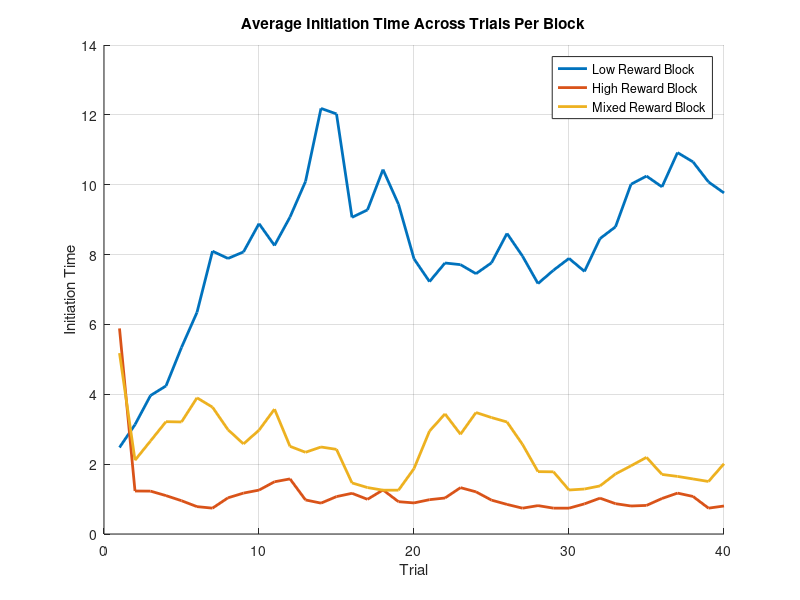
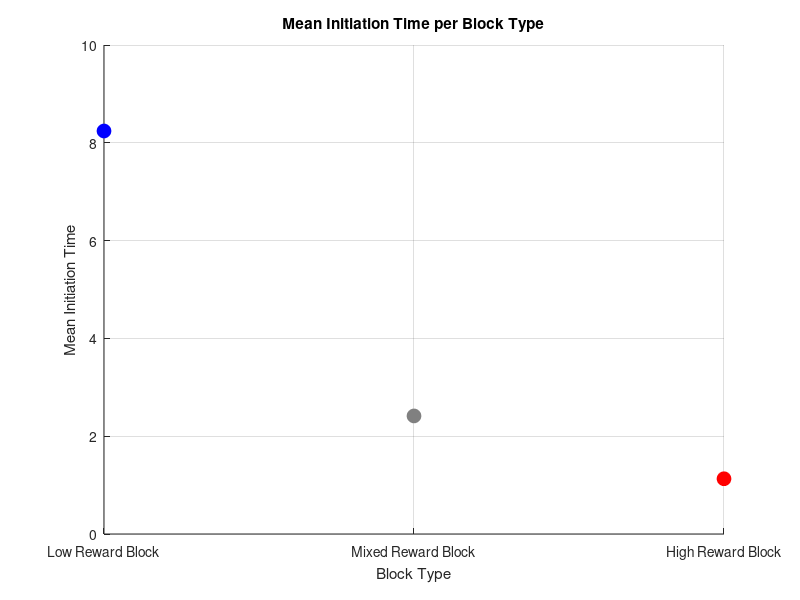
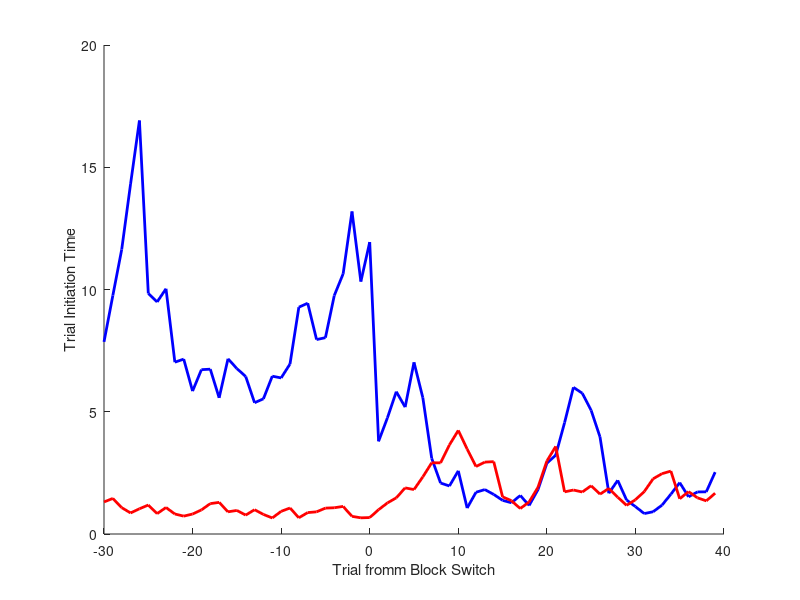
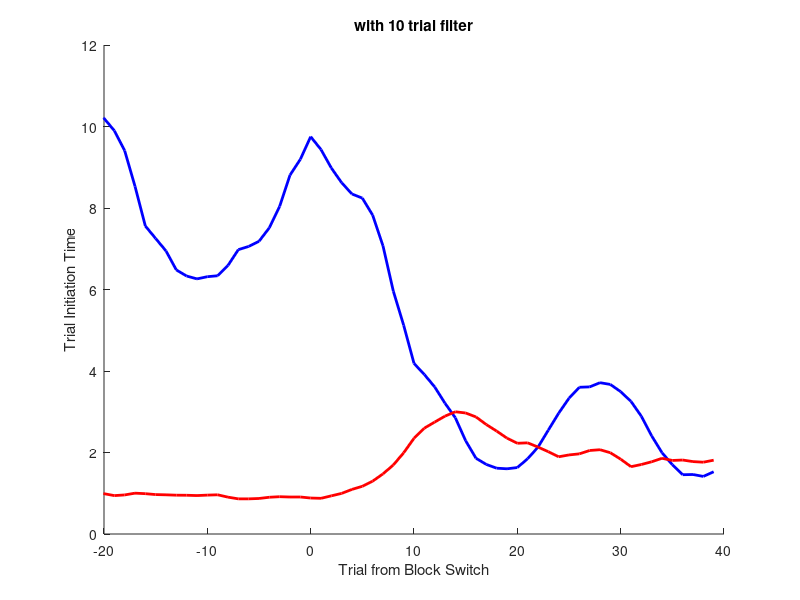

Write MATLAB code to recreate these figures, in order. (Note: this script raises an error after producing the figures.)
clearvars 

%% Task Parameters
runs = 5; %how many times it will go through each trial block

num_blocks = 3;
low_rewards = [5 10 20]; %possible rewards in the low reward block
high_rewards = [20 40 80]; %possible rewards in the high reward block
mixed_rewards = [5 10 20 40 80]; %possible rewards in the mixed block

num_trials = 40;

all_rewards = nan(num_blocks, num_trials, runs); %record of all of the rewards that the animal received (columns are trials, rows are blocks, frames are runs)
initiation_times = nan(num_blocks, num_trials, runs); % initiation times

trial_initiation_times = nan(1,num_blocks*num_trials*runs);
trial_rewards = nan(1,num_blocks*num_trials*runs);
state_order = [];
RPE_first_ten = nan(num_blocks,10, runs); %reward prediction errors for the first 10 trials of every block
beliefs_first_ten = nan(num_blocks,11, runs); %record the beliefs for the firs 10 trials of every block and the one trial before them (bc we're gonna calc the change later)

opt_out = nan; %this will change once we have the model

%% Model Parameters

state_neurons = rand(3,1)/10; %initialize the initial state values between 0-0.1
synaptic_lr = 0.3;
state_lr = 0.1;
D = 0.15; %Scale factor for initiation times

%% Runs
weight_matrix = rand(3,1);
epsilon = 1e-3; % to avoid division by zero
trial_counter = 1;

for run = 1:runs
    block_order = randperm(3); %the order that blocks will be presented in for this run 
    for b = 1:length(block_order)
        possible_rewards = [];
        state_one_hot = zeros(3,1);
        state_idx = 0;
        if block_order(b) == 1 %if the bth block is 1, the possible rewards are the low value ones
            possible_rewards = low_rewards;
            state_one_hot(1) = 1;
            state_idx = 1;
        elseif block_order(b) == 2 %if the bth block is 2, the possible rewards are the high value ones
            possible_rewards = high_rewards;
            state_one_hot(2) = 1;
            state_idx = 2;
        elseif block_order(b) == 3 %if the bth block is 3, the possible rewards are the mixed value ones
            possible_rewards = mixed_rewards;
            state_one_hot(3) = 1;
            state_idx = 3;
        end

        for t = 1:num_trials
            reward_index = randi(length(possible_rewards), 1);
            trial_reward_offer = possible_rewards(reward_index)/80; %the reward that could be represented on this trial
            
            %updating weights and state values
            output_act = (weight_matrix)'*state_neurons; %should be 1x1
            RPE = trial_reward_offer - output_act;
            weight_matrix = weight_matrix.*(1-synaptic_lr) + (synaptic_lr * RPE * state_one_hot); %existing weights + weight update
            state_neurons(state_idx) = state_neurons(state_idx)*(1-state_lr) + state_lr*RPE; %existing state + state update

            % Compute and store initiation time (higher activation = faster initiation)
            initiation_time = D / (output_act + epsilon);
            initiation_times(block_order(b), t, run) = initiation_time;
            trial_initiation_times(trial_counter) = initiation_time;
            trial_rewards(trial_counter) = trial_reward_offer;

            if t == 40
                state_order(end+1) = block_order(b);
            end


            reward_withheld = randsample(2, 1, true, [85 15]); %decide if this will be a trial where the reward will be withheld (15% of the time) (2 means it is a withholding trial)
            % if reward_withheld == 2 %if this is a withholding trial, no reward is received
            %     trial_reward = 0;
            % end
            % if opt_out == 1 %if the model opts out no reward is received
            %     trial_reward = 0;
            % end
            % if opt_out == 0
            %     trial_reward = trial_reward_offer;
            % end
            all_rewards(block_order(b), t, run) = trial_reward_offer; %this is set up so that the row (block index) is constant despite the fact that the order of the blocks is changing (so the first row will always be low reward, second high, and third mixed)
            trial_counter = trial_counter+1;
        end
    end
end

%% Plot Initiation Times
figure;
hold on;
colors = lines(num_blocks);
labels = {'Low Reward Block', 'High Reward Block', 'Mixed Reward Block'};

for block = 1:num_blocks
    avg_initiation = squeeze(mean(initiation_times(block, :, :), 3)); % avg across runs
    plot(avg_initiation, 'LineWidth', 2, 'Color', colors(block,:));
end

xlabel('Trial');
ylabel('Initiation Time');
legend(labels);
title('Average Initiation Time Across Trials Per Block');
grid on;

%% Calculate the Mean Initiation Time Per Block Type
% For each block, average initiation time across all trials and runs
mean_initiation_time = squeeze(mean(mean(initiation_times, 2), 3));

%% Plot the Mean Initiation Times Per Block as Dots with Custom Colors
figure;
hold on;
plot(1, mean_initiation_time(1), 'o', 'Color', 'b', 'MarkerFaceColor', 'b', 'MarkerSize', 10);
plot(2, mean_initiation_time(3), 'o', 'Color', [0.5 0.5 0.5], 'MarkerFaceColor', [0.5 0.5 0.5], 'MarkerSize', 10);
plot(3, mean_initiation_time(2), 'o', 'Color', 'r', 'MarkerFaceColor', 'r', 'MarkerSize', 10);


% Set x-axis tick labels corresponding to the block types
set(gca, 'XTick', 1:3, 'XTickLabel', {'Low Reward Block', 'Mixed Reward Block', 'High Reward Block'});
xlabel('Block Type');
ylabel('Mean Initiation Time');
title('Mean Initiation Time per Block Type');
grid on;

%% Plot the trial initiation time as a function of trial from block switch (figure 2A)

%get the variables
switch_trials = num_trials:num_trials:size(trial_initiation_times,2);
switch_trials = switch_trials+1;
switch_trials = switch_trials(1:end-1);
lowtomixed = [];
hightomixed = [];
for s = 1:length(switch_trials)
    thirtybefore = switch_trials(s) - 30; 
    fourtyafter = switch_trials(s) + (40-1);
    if state_order(s) == 1 &&  state_order(s+1)== 3
        lowtomixed(end+1,:) = trial_initiation_times(thirtybefore:fourtyafter);
    elseif state_order(s) == 2 &&  state_order(s+1)== 3
        hightomixed(end+1,:) = trial_initiation_times(thirtybefore:fourtyafter);
    end
end
mean_lowtomixed = mean(lowtomixed,1);
mean_hightomixed = mean(hightomixed,1);

%plot
figure;
hold on;
plot(-30:39, mean_lowtomixed, 'Color', 'b', 'LineWidth', 2);
plot(-30:39, mean_hightomixed, 'Color', 'r', 'LineWidth', 2);
xlabel('Trial fromm Block Switch');
ylabel('Trial Initiation Time');
hold off;


%plot wih "causal filter" (what they did in the paper)
windowSize = 10;
filteredmeanlowtomixed= nan(size(mean_lowtomixed));
filteredmeanhightomixed = nan(size(mean_hightomixed));
for n = windowSize:length(mean_lowtomixed)
    filteredmeanlowtomixed(n) = mean(mean_lowtomixed(n-windowSize+1:n));
    filteredmeanhightomixed(n) = mean(mean_hightomixed(n-windowSize+1:n));
end
figure;
hold on;
plot(-30:39, filteredmeanlowtomixed, 'Color', 'b', 'LineWidth', 2);
plot(-30:39, filteredmeanhightomixed, 'Color', 'r', 'LineWidth', 2);
xlabel('Trial from Block Switch');
xlim([-20 40]);
ylabel('Trial Initiation Time');
title('with 10 trial filter')
hold off;

%% Initiation times as a function of RPE sign


belief_change_first_ten = diff(beliefs_first_ten,1,2); 
median_belief_change = median(belief_change_first_ten, "all");

low_belief_change = [];
high_belief_change = [];

for run = 1:runs
    for b = 1:num_blocks
        for t = 1:10
            flat_index = (run - 1) * num_blocks * num_trials + (b - 1) * num_trials + t;

            if flat_index <= 1 || isnan(RPE_first_ten(b,t,run))
                continue; % skip invalid or NaN RPE
            end

            delta_init_time = trial_initiation_times(flat_index) - trial_initiation_times(flat_index - 1);

            if belief_change_first_ten(b,t,run) < median_belief_change
                if RPE_first_ten(b,t,run) < 0
                    low_belief_change(end+1,1) = delta_init_time;
                elseif RPE_first_ten(b,t,run) > 0
                    low_belief_change(end+1,2) = delta_init_time;
                end
            else
                if RPE_first_ten(b,t,run) < 0
                    high_belief_change(end+1,1) = delta_init_time;
                elseif RPE_first_ten(b,t,run) > 0
                    high_belief_change(end+1,2) = delta_init_time;
                end
            end
        end
    end
end

mean_lowbeliefchange = mean(low_belief_change, 1, 'omitnan');
mean_highbeliefchange = mean(high_belief_change, 1, 'omitnan');


%now plot
figure;
hold on;
plot([1 2], mean_lowbeliefchange.*10, 'Color', 'b', 'LineWidth', 2, 'DisplayName', 'Low Change in Belief');
plot([1 2], mean_highbeliefchange.*10, 'Color', 'r', 'LineWidth', 2, 'DisplayName', 'High Change in Belief');
legend('show');
ylabel('Change in Initiation Time (x10^-1)');
xlim([0 3]);
xticks([1 2]);
xticklabels({'RPE<0', 'RPE>0'});
hold off;
